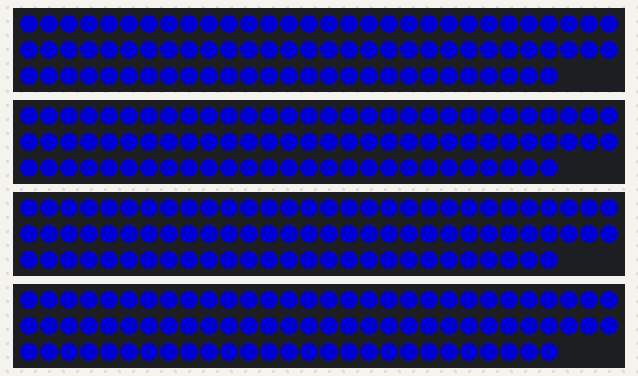
Recording of a sketch running on a simulated Arduino MKR. Parts: 4 × 87 RGB LEDs in strip order, left to right, continuing on the next row. Dim RGB values are drawn brighter than linear; WiFi joins after 1.5 s; servers stay silent unless stated; no MQTT or app messages arrive unless stated; what the sketch prints to the serial monitor is not drawn.

Above: at 2.6 s.

The sketch:

_190509_Matrix_South_B.ino
```cpp
//--------------------LIBRARIES--------------------
#include <WiFi101.h>
#include <MQTTClient.h>
#include "Adafruit_Sensor.h"
#include "Adafruit_AM2320.h"

#define PIN1 6                                                          //define pin 15 for Neopixel LED
#define PIN2 7
#define PIN3 4
#define PIN4 5
#include <Adafruit_NeoPixel.h>                                          //download library "Adafruit Neopixel"
#ifdef __AVR__
#include <avr/power.h>
#endif
#include <ArduinoJson.h>                                                //download library "ArduinoJson"

const char* ssid = "digital";
const char* pass = "reciprocity";


//--------------------LED COLOR VALUES--------------------
uint8_t colorMax[3] = {255, 0, 0};                                      //warmer color temperature
uint8_t colorMid[3] = {155, 0, 155};                                    //equal color temperature
uint8_t colorMin[3] = {0, 0, 255};                                     //cooler color temperature
uint8_t colorWindMax[3] = {255,255,255};
uint8_t colorT[3];                                                      //current LED color
uint8_t colorT01[3];                                                    //color for HUZZAH_01 Bottom Left
uint8_t colorT02[3];                                                    //color for HUZZAH_02 Top Left
uint8_t colorT03[3];                                                    //color for HUZZAH_03 Bottom Right
uint8_t colorT04[3];                                                    //color for HUZZAH_04 Top Right
uint8_t colorT01a[3];
uint8_t colorT02a[3];
uint8_t colorT03a[3];
uint8_t colorT04a[3];
uint8_t colorT01b[3];
uint8_t colorT02b[3];
uint8_t colorT03b[3];
uint8_t colorT04b[3];
uint8_t lastColorT01[3];
uint8_t lastColorT02[3];
uint8_t lastColorT03[3];
uint8_t lastColorT04[3];

//--------------------ADJUSTABLE VARIABLES--------------------
const bool invertX = true;
const bool invertY = false;
const int glowfade = 3;                                                 //determines how fast the color changes
int maxtD = 10;                                                         //temperature range
int maxwD = 10;                                                         //humidity range
double OWM_Temperature = 64;                                            //OWM temperature
double OWM_Humidity = 0;                                                //OWM humidity
double wind_scale = 100;                                                //windspeed scale from 100

float temperature_percentage;                                           //percentage of temperatureD of maxtD
float wind_percentage = 0;                                              //percentage of windD of maxwD
float humid_percentage = 0;

float RevP_Wind_01 = 0;                                                 //RevP sensor wind
float RevP_Temperature_01 = 0;                                          //RevP sensor temperature
float AM2320_Humidity_01 = 0;
float RevP_Wind_02 = 0;                                                 //RevP sensor wind
float RevP_Temperature_02 = 0;                                          //RevP sensor temperature
float AM2320_Humidity_02 = 0;
float RevP_Wind_03 = 0;                                                 //RevP sensor wind
float RevP_Temperature_03 = 0;                                          //RevP sensor temperature
float AM2320_Humidity_03 = 0;
float RevP_Wind_04 = 0;                                                 //RevP sensor wind
float RevP_Temperature_04 = 0;                                          //RevP sensor temperature
float AM2320_Humidity_04 = 0;

float temperatureD_01 = 0;                                                 //temperature difference
float windD_01 = 0;                                                        //wind speed difference
float humidD_01 = 0;
float temperatureD_02 = 0;                                                 //temperature difference
float windD_02 = 0;                                                        //wind speed difference
float humidD_02 = 0;
float temperatureD_03 = 0;                                                 //temperature difference
float windD_03 = 0;                                                        //wind speed difference
float humidD_03 = 0;
float temperatureD_04 = 0;                                                 //temperature difference
float windD_04 = 0;                                                        //wind speed difference
float humidD_04 = 0;

//--------------------CONSTANT VARIABLES--------------------
const char* SHIFTR_OWM_Temperature = "/OWM_Temperature";                //incoming messages from shiftr.io
const char* SHIFTR_OWM_Humidity = "/OWM_Humidity";                      //incoming messages from shiftr.io
const char* SHIFTR_MKR_01_Temperature = "/01_MKR_Temperature";          //Arduino MKR1000 incoming messages to shiftr.io
const char* SHIFTR_MKR_01_Wind = "/01_MKR_Wind";                        //Arduino MKR1000 incoming messages to shiftr.io
const char* SHIFTR_MKR_01_Humidity = "/01_MKR_Humidity";                        //Arduino MKR1000 incoming messages to shiftr.io
const char* SHIFTR_MKR_02_Temperature = "/06_MKR_Temperature";          //Arduino MKR1000 incoming messages to shiftr.io
const char* SHIFTR_MKR_02_Wind = "/06_MKR_Wind";                        //Arduino MKR1000 incoming messages to shiftr.io
const char* SHIFTR_MKR_02_Humidity = "/06_MKR_Humidity";                        //Arduino MKR1000 incoming messages to shiftr.io
const char* SHIFTR_MKR_03_Temperature = "/04_MKR_Temperature";          //Arduino MKR1000 incoming messages to shiftr.io
const char* SHIFTR_MKR_03_Wind = "/04_MKR_Wind";                        //Arduino MKR1000 incoming messages to shiftr.io
const char* SHIFTR_MKR_03_Humidity = "/04_MKR_Humidity";                        //Arduino MKR1000 incoming messages to shiftr.io
const char* SHIFTR_MKR_04_Temperature = "/06_MKR_Temperature";          //Arduino MKR1000 incoming messages to shiftr.io
const char* SHIFTR_MKR_04_Wind = "/06_MKR_Wind";                        //Arduino MKR1000 incoming messages to shiftr.io
const char* SHIFTR_MKR_04_Humidity = "/06_MKR_Humidity";                        //Arduino MKR1000 incoming messages to shiftr.io
//const char* SHIFTR_MKR_DT = "/MKR_DT";

const int pause = 1000;                                                  //delay amount in milliseconds
const int LEDSS = 4;                                                    //Number of LED strips
const int LEDSP = 87;                                                   //Number of LED Pixels on each strip

//--------------------STATIC--------------------
int t = 0;
int lastT = 0;
int LEDR[LEDSS][LEDSP];
int LEDG[LEDSS][LEDSP];
int LEDB[LEDSS][LEDSP];
Adafruit_NeoPixel strip1 = Adafruit_NeoPixel(LEDSP, PIN1, NEO_GRB + NEO_KHZ800);
Adafruit_NeoPixel strip2 = Adafruit_NeoPixel(LEDSP, PIN2, NEO_GRB + NEO_KHZ800);
Adafruit_NeoPixel strip3 = Adafruit_NeoPixel(LEDSP, PIN3, NEO_GRB + NEO_KHZ800);
Adafruit_NeoPixel strip4 = Adafruit_NeoPixel(LEDSP, PIN4, NEO_GRB + NEO_KHZ800);
Adafruit_NeoPixel stripes[LEDSS];// = {};

WiFiClient net;
MQTTClient client;

//--------------------SETUP--------------------
void setup() {

  Serial.begin(115200);

  //--------------------WIFI--------------------
  WiFi.begin(ssid, pass);
  client.begin("broker.shiftr.io", net);
  Serial.println("\nsetup complete!");
  Serial.println();

  //--------------------LED STRIP--------------------
  //stripes[0] = strip1;
  //stripes[1] = strip2;
  //stripes[2] = strip3;
  //stripes[3] = strip4;
  pinMode(LED_BUILTIN, OUTPUT);
  strip1.begin(); strip2.begin(); strip3.begin(); strip4.begin();
  strip1.show(); strip2.show(); strip3.show(); strip4.show();

  //ARRAY SETUP
  for (int j = 0; j < LEDSS; j++){
    for (int i = 0; i < LEDSP; i++){
      LEDR[j][i] = 0;
      LEDG[j][i] = 0;
      LEDB[j][i] = 0;
    }
  }

  //initialize last color
  lastColorT01[0] = 1; lastColorT01[1] = 1;lastColorT01[2] = 1;
  lastColorT02[0] = 1; lastColorT02[1] = 1;lastColorT02[2] = 1;
  lastColorT03[0] = 1; lastColorT03[1] = 1;lastColorT03[2] = 1;
  lastColorT04[0] = 1; lastColorT04[1] = 1;lastColorT04[2] = 1;
}

//--------------------LOOP--------------------
void loop() {
  client.loop();
  if (!client.connected())
  {
    connect(SHIFTR_OWM_Temperature, SHIFTR_OWM_Humidity, SHIFTR_MKR_01_Temperature, SHIFTR_MKR_01_Wind, SHIFTR_MKR_01_Humidity, SHIFTR_MKR_02_Temperature, SHIFTR_MKR_02_Wind, SHIFTR_MKR_02_Humidity, SHIFTR_MKR_03_Temperature, SHIFTR_MKR_03_Wind, SHIFTR_MKR_03_Humidity, SHIFTR_MKR_04_Temperature, SHIFTR_MKR_04_Wind, SHIFTR_MKR_04_Humidity);
  }
  t = millis();
  if (t - lastT > pause) //TIME
  {
    lastT = t;

    //--------------------TEMPERATURE--------------------
    temperatureD_01 = RevP_Temperature_01 - OWM_Temperature;
    temperaturecolor(temperatureD_01, colorT01a);
    //client.publish(String(temperatureD_01));
    Serial.print("colorT01a R: ");Serial.print(colorT01a[0]);Serial.print(", colorT01a G: ");Serial.print(colorT01a[1]);Serial.print(", colorT01a B: ");Serial.println(colorT01a[2]);
    Serial.println();
    temperatureD_02 = RevP_Temperature_02 - OWM_Temperature;
    temperaturecolor(temperatureD_02, colorT02a);
    temperatureD_03 = RevP_Temperature_03 - OWM_Temperature;
    temperaturecolor(temperatureD_03, colorT03a);
    temperatureD_04 = RevP_Temperature_04 - OWM_Temperature;
    temperaturecolor(temperatureD_04, colorT04a);

    windcolor(RevP_Wind_01, colorT01a, colorT01b);
    Serial.print("colorT01 R: "); Serial.print(colorT01[0]); Serial.print(", colorT01 G: ");Serial.print(colorT01[1]);Serial.print(", colorT01 B: ");Serial.println(colorT01[2]);
    Serial.println();
    windcolor(RevP_Wind_02, colorT02a, colorT02b);
    windcolor(RevP_Wind_03, colorT03a, colorT03b);
    windcolor(RevP_Wind_04, colorT04a, colorT04b);

    humidcolor(AM2320_Humidity_01, colorT01b, colorT01);
    humidcolor(AM2320_Humidity_02, colorT02b, colorT02);
    humidcolor(AM2320_Humidity_03, colorT03b, colorT03);
    humidcolor(AM2320_Humidity_04, colorT04b, colorT04);

    uint8_t fadecolor[3];

    //glowfade
    //lastColorT0# is a global color that keeps track of the last color set outside of the loop. this means it is staying constant between cycles
    //we are using the two colorfade to go between the last color and the newest temp color, the last color is updated each loop
    //so the last color is in a way updating itself, which creates a more gradual fade in
    twocolorfade(glowfade, lastColorT01, colorT01, lastColorT01);
    twocolorfade(glowfade, lastColorT02, colorT02, lastColorT02);
    twocolorfade(glowfade, lastColorT03, colorT03, lastColorT03);
    twocolorfade(glowfade, lastColorT04, colorT04, lastColorT04);

    for (int j = 0; j < LEDSS; j++) //what strip
    {

      double x;
      x = (j*1.000/(LEDSS-1))*100;

      for(int i=0; i<LEDSP; i++) //what pixel
      {
        double y;
        if(invertY) //testing if invertY is enabled
        {
          y = 1.000-((i*1.000/(LEDSP-1))*100); //we flip the y value here so it acts as if it is counting down instead of up
        }
        else
        {
          y = (i*1.000/(LEDSP-1))*100;
        }

        //fourcolorfade(x,y,colorT01, colorT02, colorT03, colorT04, fadecolor); //non gable
        fourcolorfade(x,y,colorT01, colorT02, colorT03, colorT02, fadecolor); //gable
        LEDR[j][i] = constrain(fadecolor[0], 0, 255);
        LEDG[j][i] = constrain(fadecolor[1], 0, 255);
        LEDB[j][i] = constrain(fadecolor[2], 0, 255);

        if (j == 0)
        {
          if(invertX) //we are testing the bool value for invert X and just flipping which LED line gets set
          {
            strip4.setPixelColor(i, LEDR[j][i], LEDG[j][i], LEDB[j][i]);
            strip4.show();
          }
          else
          {
            strip1.setPixelColor(i, LEDR[j][i], LEDG[j][i], LEDB[j][i]);
            strip1.show();
          }
        }

        if (j == 1)
        {
          if(invertX)
          {
            strip3.setPixelColor(i, LEDR[j][i], LEDG[j][i], LEDB[j][i]);
            strip3.show();
          }
          else
          {
            strip2.setPixelColor(i, LEDR[j][i], LEDG[j][i], LEDB[j][i]);
            strip2.show();
          }
        }
        if (j == 2)
        {
          if(invertX)
          {
            strip2.setPixelColor(i, LEDR[j][i], LEDG[j][i], LEDB[j][i]);      //[i+numpix to skip] for doorway. nix if running full strip.
            strip2.show();
          }
          else
          {
            strip3.setPixelColor(i, LEDR[j][i], LEDG[j][i], LEDB[j][i]);      //[i+numpix to skip] for doorway. nix if running full strip.
            strip3.show();
          }
        }
        if (j == 3)
        {
          if(invertX)
          {
            strip1.setPixelColor(i, LEDR[j][i], LEDG[j][i], LEDB[j][i]);       //[i+numpix to skip] for doorway. nix if running full strip.
            strip1.show();
          }
          else
          {
            strip4.setPixelColor(i, LEDR[j][i], LEDG[j][i], LEDB[j][i]);       //[i+numpix to skip] for doorway. nix if running full strip.
            strip4.show();
          }
        }

      }//FOR I
    }//FOR J

  }//TIME
}//LOOP


//SHIFTR.IO UPDATES
void messageReceived(String topic, String payload, char * bytes, unsigned int length)
{
  //PARSE CLIENT
  if (topic == "/OWM_Temperature")
  {
    OWM_Temperature = payload.toFloat();
    Serial.print("/OWM_Temperature: ");
    Serial.println(OWM_Temperature);
  }
  if (topic == "/OWM_Humidity")
  {
    OWM_Humidity = payload.toFloat();
    Serial.print("/OWM_Humidity: ");
    Serial.println(OWM_Humidity);
    //humidity_scale = 100 - OWM_Humidity;
  }
  if (topic == "/01_MKR_Temperature")
  {
    RevP_Temperature_01 = payload.toFloat();
    Serial.print("01_MKR_Temperature: ");
    Serial.println(RevP_Temperature_01);
  }
  if (topic == "/01_MKR_Wind")
  {
    RevP_Wind_01 = payload.toFloat();
    Serial.print("01_MKR_Wind: ");
    Serial.println(RevP_Wind_01);
  }
   if (topic == "/01_MKR_Humidity")
  {
    AM2320_Humidity_01 = payload.toFloat();
    Serial.print("01_MKR_Humidity: ");
    Serial.println(AM2320_Humidity_01);
  }
  if (topic == "/06_MKR_Temperature")
  {
    RevP_Temperature_02 = payload.toFloat();
    Serial.print("06_MKR_Temperature: ");
    Serial.println(RevP_Temperature_02);
  }
  if (topic == "/06_MKR_Wind")
  {
    RevP_Wind_02 = payload.toFloat();
    Serial.print("06_MKR_Wind: ");
    Serial.println(RevP_Wind_02);
  }
    if (topic == "/06_MKR_Humidity")
  {
    AM2320_Humidity_02 = payload.toFloat();
    Serial.print("06_MKR_Humidity: ");
    Serial.println(AM2320_Humidity_02);
  }
  if (topic == "/04_MKR_Temperature")
  {
    RevP_Temperature_03 = payload.toFloat();
    Serial.print("04_MKR_Temperature: ");
    Serial.println(RevP_Temperature_03);
  }
  if (topic == "/04_MKR_Wind")
  {
    RevP_Wind_03 = payload.toFloat();
    Serial.print("04_MKR_Wind: ");
    Serial.println(RevP_Wind_03);
  }
    if (topic == "/04_MKR_Humidity")
  {
    AM2320_Humidity_03 = payload.toFloat();
    Serial.print("04_MKR_Humidity: ");
    Serial.println(AM2320_Humidity_03);
  }
  if (topic == "/06_MKR_Temperature")
  {
    RevP_Temperature_04 = payload.toFloat();
    Serial.print("06_MKR_Temperature: ");
    Serial.println(RevP_Temperature_04);
  }
  if (topic == "/06_MKR_Wind")
  {
    RevP_Wind_04 = payload.toFloat();
    Serial.print("06_MKR_Wind: ");
    Serial.println(RevP_Wind_04);
  }
    if (topic == "/06_MKR_Humidity")
  {
    AM2320_Humidity_04 = payload.toFloat();
    Serial.print("06_MKR_Humidity: ");
    Serial.println(AM2320_Humidity_04);
  }

 //OWM_Temperature = 64;     // <-- COMMENT when running "owm.js" JavaScript
 //OWM_Humidity = 0;         // <-- COMMENT when running "owm.js" JavaScript
  /*RevP_Temperature_02 = 102;  //dummy reading
  RevP_Temperature_03 = 72;  //dummy reading
  RevP_Temperature_04 = 94;  //dummy reading
  RevP_Wind_02 = 0;         //dummy reading
  RevP_Wind_03 = 0;         //dummy reading
  RevP_Wind_04 = 0;         //dummy reading*/

}
```

functions_00_setup.ino
```cpp
//WIFI CONNECT
void connect(const char* subscription_01, const char* subscription_02, const char* subscription_03, const char* subscription_04, const char* subscription_05, const char* subscription_06, const char* subscription_07,
                const char* subscription_08, const char* subscription_09, const char* subscription_10, const char* subscription_11, const char* subscription_12, const char* subscription_13, const char* subscription_14) {
  Serial.print("\nchecking wifi...");
  while (WiFi.status() != WL_CONNECTED) {
  Serial.print(".");
  delay(1000);
  }

  Serial.print("\nconnecting...");
  while (!client.connect("South_B_MKR1000_LED", "2ffedeff", "4ca8d8c1141ec18c")) { // <-- CHANGE NI to your initials
  Serial.print(".");
  delay(1000);
  }

  Serial.print("\nconnected!");

  client.subscribe(subscription_01);
  client.subscribe(subscription_02);
  client.subscribe(subscription_03);
  client.subscribe(subscription_04);
  client.subscribe(subscription_05);
  client.subscribe(subscription_06);
  client.subscribe(subscription_07);
  client.subscribe(subscription_08);
  client.subscribe(subscription_09);
  client.subscribe(subscription_10);
  client.subscribe(subscription_11);
  client.subscribe(subscription_12);
  client.subscribe(subscription_13);
  client.subscribe(subscription_14);
}
```

Source omitted: functions_04_colorfade.ino (1064 bytes), ons_05_temperaturecolor.ino (1531 bytes), functions_06_windcolor.ino (1316 bytes), functions_07_humidcolor.ino (1418 bytes)
